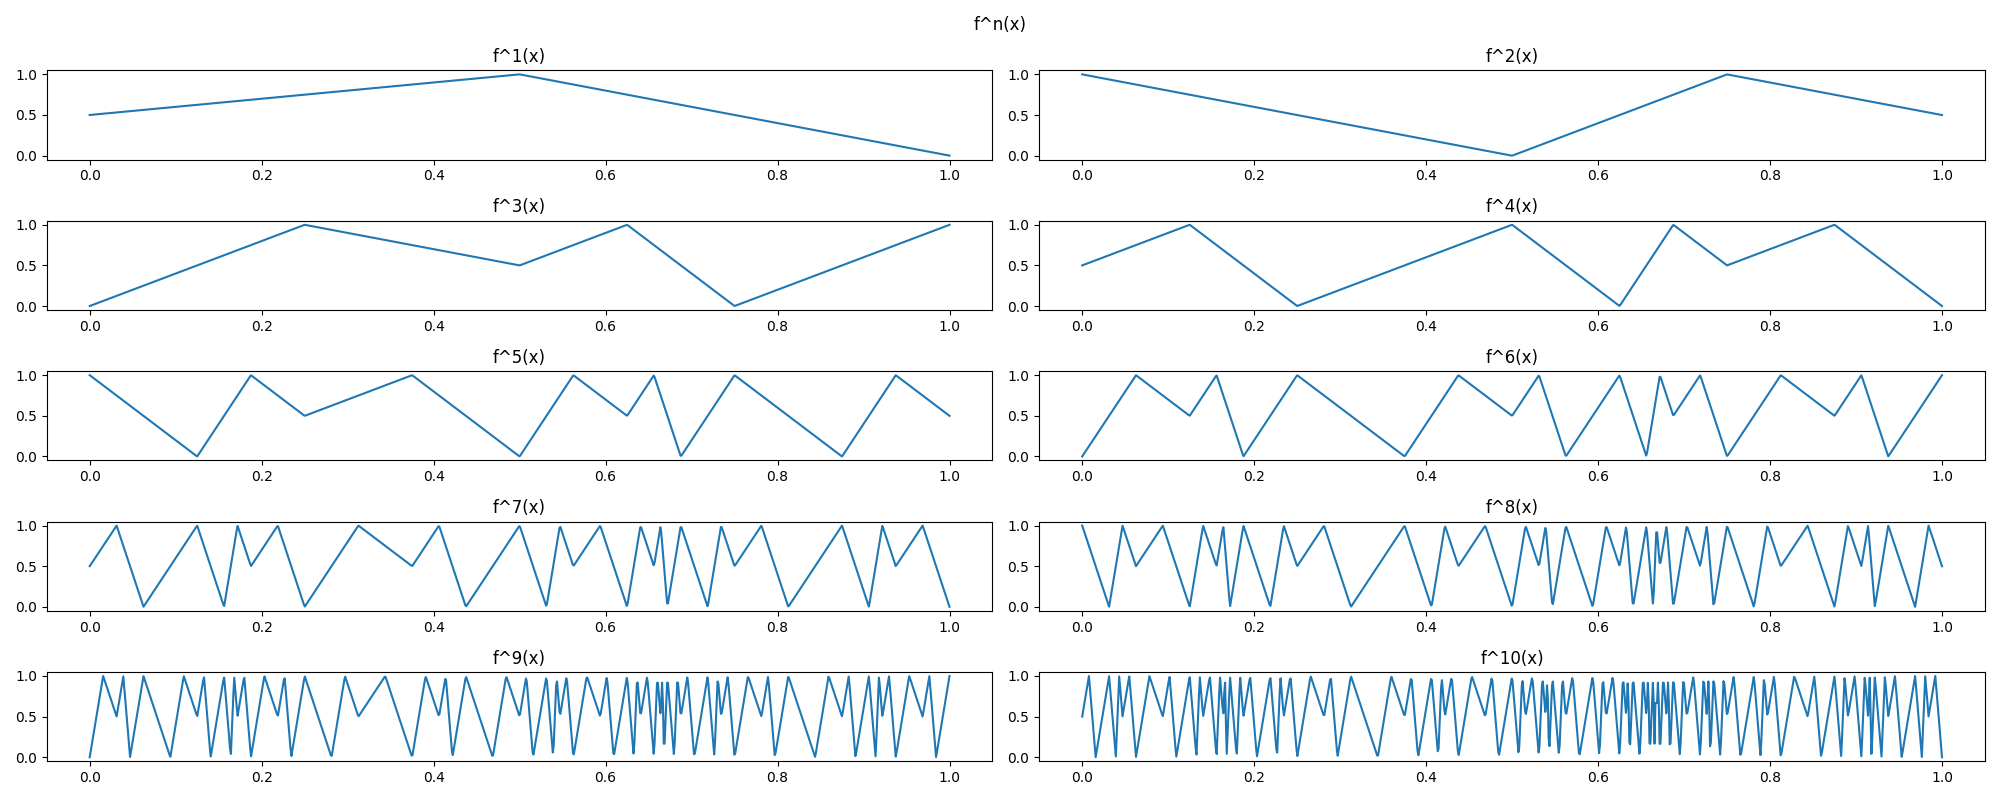

Generate this figure with Python:
import math
import numpy as np
import matplotlib.pyplot as plt


def _f(x):
    assert 0 <= x <= 1
    if x <= 1 / 2:
        return x + 1 / 2
    else:
        return 2 - 2 * x


def f(n, x):
    for _ in range(n):
        x = _f(x)
    return x


def visFn():
    fig, axes = plt.subplots(5, 2, figsize=(20, 8))
    for n in range(1, 10 + 1):
        Xs = np.linspace(0, 1, 2**10)
        axes[(n - 1) // 2][(n - 1) % 2].plot(Xs, [f(n, x) for x in Xs])
        axes[(n - 1) // 2][(n - 1) % 2].set_title(f"f^{n}(x)")
    fig.suptitle("f^n(x)")
    plt.tight_layout()
    plt.savefig("4.png")


def calcLogNp():
    A = np.array([[0, 1], [1, 1]], dtype=object)
    for n in range(1, 10):
        An = np.linalg.matrix_power(A, n)
        print(f"n: {n}, A^n: {An.tolist()}")
        print(f"trace: {np.trace(An)}")
    print("=" * 10)
    print(
        f"limit of logN(p)/p: ",
        math.log(np.trace(np.linalg.matrix_power(A, 1 << 20))) / (1 << 20),
    )
    print(f"{math.log((1+math.sqrt(5))/2)=}")


def main():
    visFn()
    calcLogNp()


if __name__ == "__main__":
    main()
